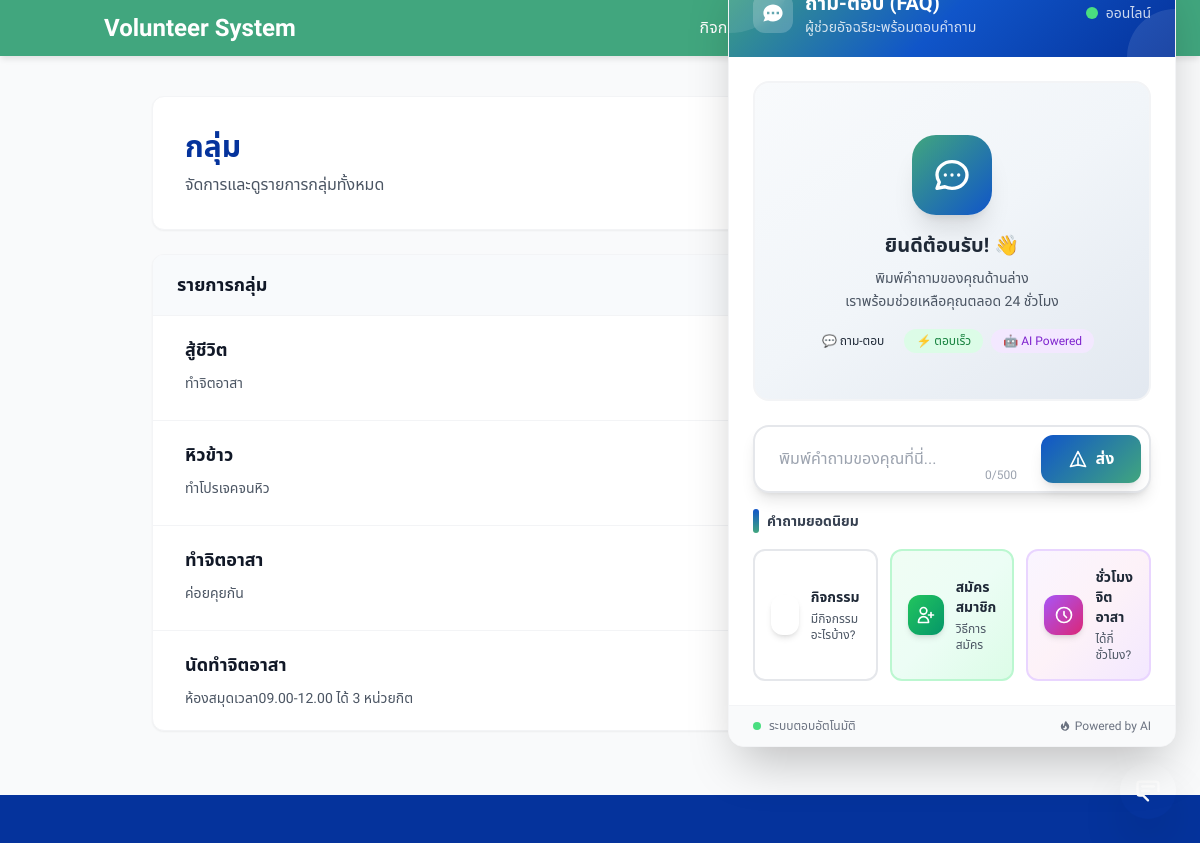
/groups/ (signed in), run on the app's committed database.
### volunteer_app/models.py (models this page shows, shortened)
class Group(models.Model):
    name = models.CharField(max_length=200)
    description = models.TextField(blank=True)
    code = models.CharField(max_length=12, unique=True)
    created_by = models.ForeignKey(User, on_delete=models.SET_NULL, null=True, blank=True, related_name="created_groups")
    created_at = models.DateTimeField(auto_now_add=True)

### volunteer_app/views.py (the view)
# urls.py: path("groups/", views.groups_list, name="groups"),
@login_required
def groups_list(request):
    groups = Group.objects.all().order_by("-created_at")
    user_memberships = set(
        GroupMembership.objects.filter(user=request.user)
        .values_list('group_id', flat=True)
    )
    return render(request, "groups.html", {
        "groups": groups,
        "user_memberships": user_memberships
    })

### volunteer_app/context_processors.py (called while the page is built)
def unread_notifications(request):
    count = 0
    user = getattr(request, 'user', None)
    try:
        if user and user.is_authenticated:
            count = user.notifications.filter(is_read=False).count()
    except Exception:
        count = 0
    return {"unread_notifications_count": count}

### volunteer_app/templates/groups.html (shortened to what this page needs)
{% extends "base.html" %}
{% block content %}
<div class="min-h-full bg-gray-50 py-4 px-4 sm:px-6 lg:px-8">
  <div class="max-w-4xl mx-auto">
    <div class="bg-white rounded-xl shadow-sm border border-gray-100 overflow-hidden">
      <div class="px-6 py-8 sm:px-8">
        <div class="flex flex-col sm:flex-row sm:items-center sm:justify-between gap-4">
          <div>
            <h1 class="text-2xl sm:text-3xl font-bold text-gray-900 mb-2" style="color: #05339C;">
              กลุ่ม
            </h1>
            <p class="text-gray-600 text-sm sm:text-base">จัดการและดูรายการกลุ่มทั้งหมด</p>
          </div>
          <div class="flex-shrink-0">
            <a
              href="{% url 'volunteer_app:create_group' %}"
              class="inline-flex items-center px-4 py-2.5 text-sm font-medium text-white rounded-lg shadow-sm transition-all duration-200 hover:shadow-md focus:outline-none focus:ring-2 focus:ring-offset-2 active:scale-95"
              style="background-color: #41A67E; focus:ring-color: #41A67E;"
              onmouseover="this.style.backgroundColor='#369268'"
              onmouseout="this.style.backgroundColor='#41A67E'"
              role="button"
              aria-label="สร้างกลุ่มใหม่"
            >
            </a>
          </div>
        </div>
      </div>
    </div>
    <div class="mt-6 bg-white rounded-xl shadow-sm border border-gray-100 overflow-hidden">
      {% for g in groups %}
        {% if forloop.first %}
        <div class="px-6 py-4 border-b border-gray-100" style="background-color: #f8fafc;">
          <h2 class="text-lg font-semibold text-gray-900">รายการกลุ่ม</h2>
        </div>
        <ul class="divide-y divide-gray-100" role="list">
        {% endif %}
        <li class="group hover:bg-gray-50 transition-colors duration-150">
          <div class="px-6 py-5 sm:px-8">
            <div class="flex items-start justify-between">
              <div class="flex-1 min-w-0">
                <a
                  href="{% url 'volunteer_app:group_detail' g.pk %}"
                  class="block focus:outline-none focus:ring-2 focus:ring-offset-2 rounded-md"
                  style="focus:ring-color: #1055C9;"
                  aria-describedby="group-{{ g.pk }}-description"
                >
                  <h3 class="text-lg font-semibold text-gray-900 group-hover:text-blue-600 transition-colors duration-150 mb-2"
                      style="group-hover:color: #1055C9;">
                    {{ g.name }}
                  </h3>
                  <p
                    id="group-{{ g.pk }}-description"
                    class="text-sm text-gray-600 leading-relaxed line-clamp-3"
                  >
                    {{ g.description|truncatechars:120 }}
                  </p>
                </a>
              </div>
              <div class="ml-4 flex-shrink-0 flex flex-col items-end gap-2">
                {% if user.is_authenticated %}
                  {% if g.pk in user_memberships %}
                    <span class="px-3 py-1 text-xs font-medium text-green-700 bg-green-100 rounded-full">
                    </span>
                  {% else %}
                    <form method="post" action="{% url 'volunteer_app:join_group' g.pk %}" class="inline">
                      <button
                        type="submit"
                        class="px-4 py-2 text-sm font-medium text-white rounded-lg shadow-sm transition-all duration-200 hover:shadow-md focus:outline-none focus:ring-2 focus:ring-offset-2"
                        style="background-color: #41A67E; focus:ring-color: #41A67E;"
                        onmouseover="this.style.backgroundColor='#369268'"
                        onmouseout="this.style.backgroundColor='#41A67E'"
                      >
                      </button>
                    </form>
                  {% endif %}
                {% endif %}
                <a
                  href="{% url 'volunteer_app:group_detail' g.pk %}"
                  class="text-gray-400 hover:text-gray-600 transition-colors duration-150"
                  aria-label="ดูรายละเอียดกลุ่ม"
                >
                </a>
              </div>
            </div>
          </div>
        </li>
        {% if forloop.last %}
        </ul>
        {% endif %}
      {% endfor %}
    </div>
  </div>
</div>
{% endblock %}

### volunteer_app/static/volunteer_app/css/styles_main.css (style rules this page uses)
body { @apply bg-gray-100 text-gray-800; }

### volunteer_app/templates/groups.html (style rules this page uses)
body { box-sizing: border-box; }
.line-clamp-3 { display: -webkit-box; -webkit-line-clamp: 3; -webkit-box-orient: vertical; overflow: hidden; }

### data on the page
Group: shows "รายการกลุ่ม", name "สู้ชีวิต", description "ทำจิตอาสา"
Group: name "หิวข้าว", description "ทำโปรเจคจนหิว"
Group: name "ทำจิตอาสา", description "ค่อยคุยกัน"
Group: name "นัดทำจิตอาสา", description "ห้องสมุดเวลา09.00-12.00 ได้ 3 หน่วยกิต"
